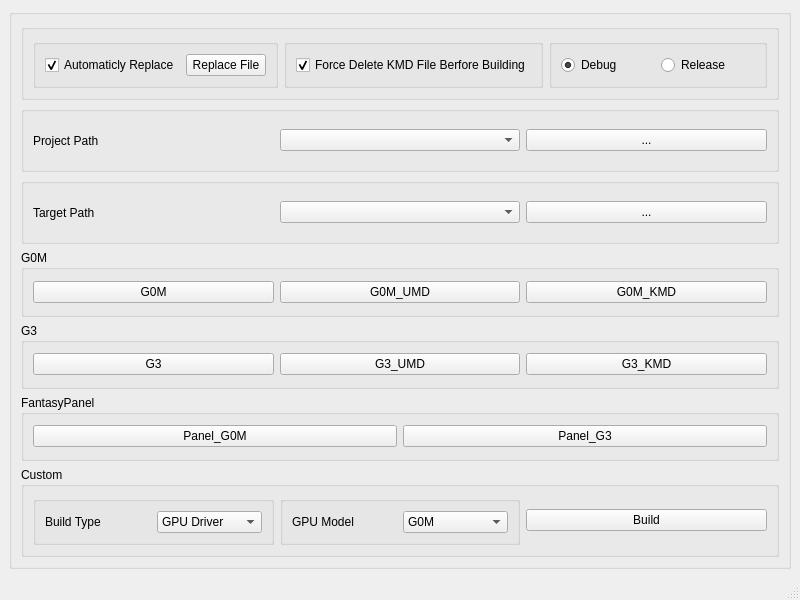
<?xml version="1.0" encoding="UTF-8"?>
<ui version="4.0">
 <class>MainWindow</class>
 <widget class="QMainWindow" name="MainWindow">
  <property name="geometry">
   <rect>
    <x>0</x>
    <y>0</y>
    <width>800</width>
    <height>600</height>
   </rect>
  </property>
  <property name="windowTitle">
   <string>MainWindow</string>
  </property>
  <widget class="QWidget" name="centralwidget">
   <layout class="QVBoxLayout" name="verticalLayout">
    <item>
     <widget class="QGroupBox" name="groupBox">
      <property name="title">
       <string/>
      </property>
      <layout class="QVBoxLayout" name="verticalLayout_2">
       <item>
        <widget class="QGroupBox" name="groupBox_8">
         <property name="title">
          <string/>
         </property>
         <layout class="QHBoxLayout" name="horizontalLayout_7">
          <item>
           <widget class="QGroupBox" name="groupBox_9">
            <property name="title">
             <string/>
            </property>
            <layout class="QHBoxLayout" name="horizontalLayout_8">
             <item>
              <widget class="QCheckBox" name="cbReplace">
               <property name="text">
                <string>Automaticly Replace</string>
               </property>
               <property name="checked">
                <bool>true</bool>
               </property>
              </widget>
             </item>
             <item>
              <widget class="QPushButton" name="bReplace">
               <property name="text">
                <string>Replace File</string>
               </property>
              </widget>
             </item>
            </layout>
           </widget>
          </item>
          <item>
           <widget class="QGroupBox" name="groupBox_11">
            <property name="title">
             <string/>
            </property>
            <layout class="QHBoxLayout" name="horizontalLayout_12">
             <item>
              <widget class="QCheckBox" name="cbDeleteKMD">
               <property name="text">
                <string>Force Delete KMD File Berfore Building</string>
               </property>
               <property name="checked">
                <bool>true</bool>
               </property>
              </widget>
             </item>
            </layout>
           </widget>
          </item>
          <item>
           <widget class="QGroupBox" name="groupBox_10">
            <property name="title">
             <string/>
            </property>
            <layout class="QHBoxLayout" name="horizontalLayout_9">
             <item>
              <widget class="QRadioButton" name="rbDebug">
               <property name="text">
                <string>Debug</string>
               </property>
               <property name="checked">
                <bool>true</bool>
               </property>
              </widget>
             </item>
             <item>
              <widget class="QRadioButton" name="rbRelease">
               <property name="text">
                <string>Release</string>
               </property>
              </widget>
             </item>
            </layout>
           </widget>
          </item>
         </layout>
        </widget>
       </item>
       <item>
        <widget class="QGroupBox" name="groupBox_2">
         <property name="title">
          <string/>
         </property>
         <layout class="QHBoxLayout" name="horizontalLayout_2">
          <item>
           <widget class="QLabel" name="label">
            <property name="text">
             <string>Project Path</string>
            </property>
           </widget>
          </item>
          <item>
           <widget class="QComboBox" name="cbProjectPath"/>
          </item>
          <item>
           <widget class="QPushButton" name="bProjectPathBrowser">
            <property name="text">
             <string>...</string>
            </property>
           </widget>
          </item>
         </layout>
        </widget>
       </item>
       <item>
        <widget class="QGroupBox" name="groupBox_3">
         <property name="title">
          <string/>
         </property>
         <layout class="QHBoxLayout" name="horizontalLayout">
          <item>
           <widget class="QLabel" name="label_2">
            <property name="text">
             <string>Target Path</string>
            </property>
           </widget>
          </item>
          <item>
           <widget class="QComboBox" name="bTargetPath"/>
          </item>
          <item>
           <widget class="QPushButton" name="bTargetPathBrowser">
            <property name="text">
             <string>...</string>
            </property>
           </widget>
          </item>
         </layout>
        </widget>
       </item>
       <item>
        <widget class="QGroupBox" name="groupBox_4">
         <property name="title">
          <string>G0M</string>
         </property>
         <layout class="QHBoxLayout" name="horizontalLayout_3">
          <item>
           <widget class="QPushButton" name="bG0MBuild">
            <property name="text">
             <string>G0M</string>
            </property>
           </widget>
          </item>
          <item>
           <widget class="QPushButton" name="bG0MUMDBuild">
            <property name="text">
             <string>G0M_UMD</string>
            </property>
           </widget>
          </item>
          <item>
           <widget class="QPushButton" name="bG0MKMDBuild">
            <property name="text">
             <string>G0M_KMD</string>
            </property>
           </widget>
          </item>
         </layout>
        </widget>
       </item>
       <item>
        <widget class="QGroupBox" name="groupBox_5">
         <property name="title">
          <string>G3</string>
         </property>
         <layout class="QHBoxLayout" name="horizontalLayout_4">
          <item>
           <widget class="QPushButton" name="bG3Build">
            <property name="text">
             <string>G3</string>
            </property>
           </widget>
          </item>
          <item>
           <widget class="QPushButton" name="bG3UMDBuild">
            <property name="text">
             <string>G3_UMD</string>
            </property>
           </widget>
          </item>
          <item>
           <widget class="QPushButton" name="bG3KMDBuild">
            <property name="text">
             <string>G3_KMD</string>
            </property>
           </widget>
          </item>
         </layout>
        </widget>
       </item>
       <item>
        <widget class="QGroupBox" name="groupBox_6">
         <property name="title">
          <string>FantasyPanel</string>
         </property>
         <layout class="QHBoxLayout" name="horizontalLayout_5">
          <item>
           <widget class="QPushButton" name="bG0MPanelBuild">
            <property name="text">
             <string>Panel_G0M</string>
            </property>
           </widget>
          </item>
          <item>
           <widget class="QPushButton" name="bG3PanelBuild">
            <property name="text">
             <string>Panel_G3</string>
            </property>
           </widget>
          </item>
         </layout>
        </widget>
       </item>
       <item>
        <widget class="QGroupBox" name="groupBox_7">
         <property name="title">
          <string>Custom</string>
         </property>
         <layout class="QHBoxLayout" name="horizontalLayout_6">
          <item>
           <widget class="QGroupBox" name="groupBox_12">
            <property name="title">
             <string/>
            </property>
            <layout class="QHBoxLayout" name="horizontalLayout_10">
             <item>
              <widget class="QLabel" name="label_3">
               <property name="text">
                <string>Build Type</string>
               </property>
              </widget>
             </item>
             <item>
              <widget class="QComboBox" name="cbBuildType">
               <item>
                <property name="text">
                 <string>GPU Driver</string>
                </property>
               </item>
               <item>
                <property name="text">
                 <string>FantasyPanel</string>
                </property>
               </item>
              </widget>
             </item>
            </layout>
           </widget>
          </item>
          <item>
           <widget class="QGroupBox" name="groupBox_13">
            <property name="title">
             <string/>
            </property>
            <layout class="QHBoxLayout" name="horizontalLayout_11">
             <item>
              <widget class="QLabel" name="label_4">
               <property name="text">
                <string>GPU Model</string>
               </property>
              </widget>
             </item>
             <item>
              <widget class="QComboBox" name="cbGPUModel">
               <item>
                <property name="text">
                 <string>G0M</string>
                </property>
               </item>
               <item>
                <property name="text">
                 <string>G3</string>
                </property>
               </item>
              </widget>
             </item>
            </layout>
           </widget>
          </item>
          <item>
           <widget class="QPushButton" name="bManuallyBuild">
            <property name="text">
             <string>Build</string>
            </property>
           </widget>
          </item>
         </layout>
        </widget>
       </item>
      </layout>
     </widget>
    </item>
   </layout>
  </widget>
  <widget class="QMenuBar" name="menubar">
   <property name="geometry">
    <rect>
     <x>0</x>
     <y>0</y>
     <width>800</width>
     <height>17</height>
    </rect>
   </property>
  </widget>
  <widget class="QStatusBar" name="statusbar"/>
 </widget>
 <resources/>
 <connections/>
</ui>
